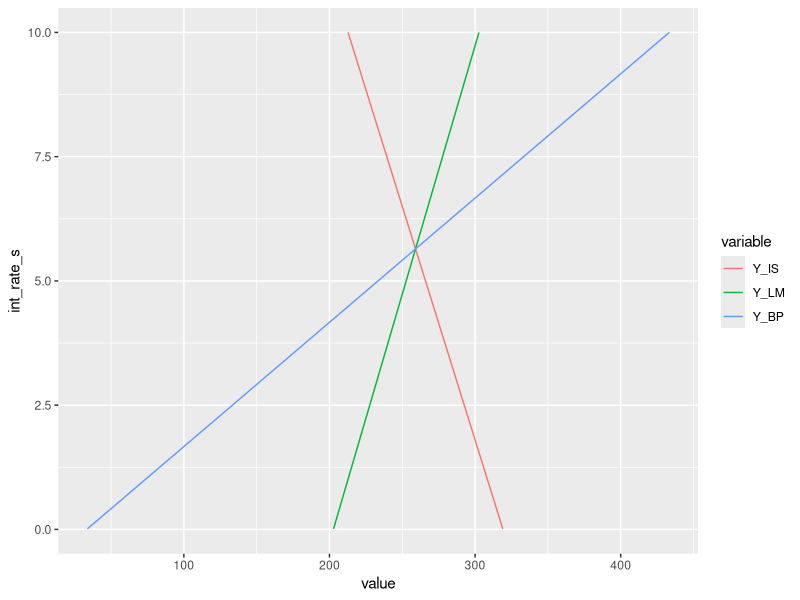

Here is the R script that generated this plot:
#Import required libraries
#make sure to have installed
library("reshape2")
library("ggplot2")

a_0 <- 80
a_1 <- 0.8
i_0 <- 25
i_1 <- -5
g_0 <- 40
x_0 <- 25
m_0 <- 20
m_1 <- 0.15
t_rate <- 0.15
c_1 <- (a_0+i_0+g_0+x_0-m_0)
c_2 <- (1-a_1*(1-t_rate)+m_1)
l_1 <- 0.5
l_2 <- -5
k_prm <- 6

int_rate_calc <- (((x_0-m_0)/m_1)-(c_1/c_2))/((i_1/c_2)-(k_prm/m_1))
y_calc <- ((x_0-m_0)/m_1)+(k_prm*int_rate_calc/m_1)
m_no_bar <- l_1*y_calc+l_2*int_rate_calc


#Simulation 
obs <- c(seq(1,1000,by=1))
IS_LM_BP <- data.frame(obs)
head(IS_LM_BP)

#Generate Data
IS_LM_BP["int_rate_s"] <- IS_LM_BP["obs"]/100
IS_LM_BP["Y_IS"] <- (c_1/c_2)+(i_1*IS_LM_BP["int_rate_s"]/c_2)
IS_LM_BP["Y_LM"] <- (m_no_bar/l_1)-(l_2*IS_LM_BP["int_rate_s"]/l_1)
IS_LM_BP["Y_BP"] <- ((x_0-m_0)/m_1)+(k_prm*IS_LM_BP["int_rate_s"]/m_1)

#Drop obs cols
IS_LM_BP <- IS_LM_BP[-c(1)]
head(IS_LM_BP)

# Equilibrium interest rate, aggregate output and money supply
print("Equilibrium level of output from the IS curve:")
y_is = (c_1/c_2)+(i_1*int_rate_calc/c_2)
y_is

print("Equilibrium level of output from the LM curve")
y_lm = (m_no_bar/l_1)-(l_2*int_rate_calc/l_1)
y_lm

print("Equilibrium level of output from the BP curve")
y_bp = ((x_0-m_0)/m_1)+(k_prm*int_rate_calc/m_1)
y_bp

#reshape df 
df <- melt(IS_LM_BP, id="int_rate_s")

ggplot(data=df, aes(x=value,y=int_rate_s, color=variable))+
  geom_line()
  
